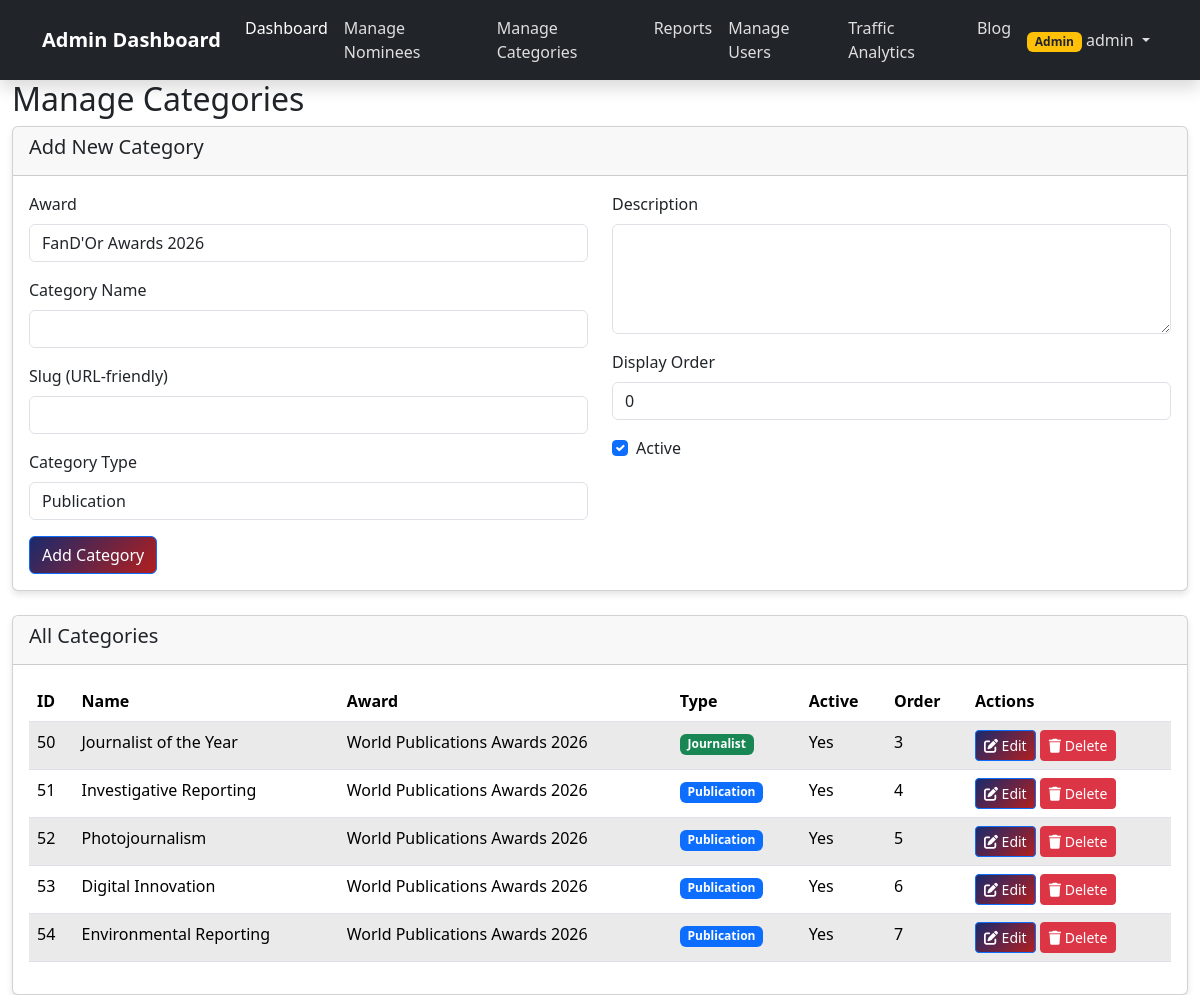
Screenshot of /admin/categories.php (signed in) with the database file from the repository.
### tables this page shows
CREATE TABLE `categories` (
  `id` int(10) UNSIGNED NOT NULL,
  `award_id` int(10) UNSIGNED NOT NULL,
  `name` varchar(255) NOT NULL,
  `slug` varchar(255) NOT NULL,
  `description` text DEFAULT NULL,
  `category_type` enum('publication','journalist','organization','special') DEFAULT 'publication',
  `is_active` tinyint(1) DEFAULT 1,
  `display_order` int(10) UNSIGNED DEFAULT 0,
  `created_at` timestamp NOT NULL DEFAULT current_timestamp(),
  `updated_at` timestamp NOT NULL DEFAULT current_timestamp() ON UPDATE current_timestamp()
);

CREATE TABLE `awards` (
  `id` int(10) UNSIGNED NOT NULL,
  `name` varchar(255) NOT NULL,
  `description` text DEFAULT NULL,
  `year` year(4) DEFAULT NULL,
  `is_active` tinyint(1) DEFAULT 1,
  `created_at` timestamp NOT NULL DEFAULT current_timestamp(),
  `updated_at` timestamp NOT NULL DEFAULT current_timestamp() ON UPDATE current_timestamp()
);

### admin/categories.php (the view, shortened to what this page needs)
<?php
include 'header.php';
$action = $_GET['action'] ?? '';
$categories_stmt = $pdo->query("
    SELECT c.*, a.name as award_name
    FROM categories c
    LEFT JOIN awards a ON c.award_id = a.id
    ORDER BY c.display_order, c.name
");
$categories = $categories_stmt->fetchAll(PDO::FETCH_ASSOC);
$awards_stmt = $pdo->query("SELECT id, name FROM awards ORDER BY name");
$awards = $awards_stmt->fetchAll(PDO::FETCH_ASSOC);
$edit_category = null;
?>
<!DOCTYPE html>
<html lang="en">
<head>
    <link href="https://cdn.jsdelivr.net/npm/bootstrap@5.3.2/dist/css/bootstrap.min.css" rel="stylesheet">
    <link href="https://cdnjs.cloudflare.com/ajax/libs/font-awesome/6.0.0/css/all.min.css" rel="stylesheet">
</head>
    <div class="container-fluid mt-4">
        <div class="row">
            <div class="col-md-12">
                <h2>Manage Categories</h2>
                <div class="card mb-4">
                    <div class="card-header">
                        <h5><?php echo $action === 'edit' && $edit_category ? 'Edit Category' : 'Add New Category'; ?></h5>
                    </div>
                    <div class="card-body">
                        <form method="POST" action="">
                            <div class="row">
                                <div class="col-md-6">
                                    <div class="mb-3">
                                        <label for="award_id" class="form-label">Award</label>
                                        <select name="award_id" id="award_id" class="form-control" required>
                                            <?php foreach ($awards as $award): ?>
                                                <option value="<?php echo $award['id']; ?>"
                                                    <?php echo ($edit_category && $edit_category['award_id'] == $award['id']) ? 'selected' : ''; ?>>
                                                    <?php echo htmlspecialchars($award['name']); ?>
                                                </option>
                                            <?php endforeach; ?>
                                        </select>
                                    </div>
                                    <div class="mb-3">
                                        <label for="name" class="form-label">Category Name</label>
                                        <input type="text" class="form-control" id="name" name="name"
                                               value="<?php echo $edit_category ? htmlspecialchars($edit_category['name']) : ''; ?>" required>
                                    </div>
                                    <div class="mb-3">
                                        <label for="slug" class="form-label">Slug (URL-friendly)</label>
                                        <input type="text" class="form-control" id="slug" name="slug"
                                               value="<?php echo $edit_category ? htmlspecialchars($edit_category['slug']) : ''; ?>" required>
                                    </div>
                                    <div class="mb-3">
                                        <label for="category_type" class="form-label">Category Type</label>
                                        <select name="category_type" id="category_type" class="form-control" required>
                                            <option value="publication" <?php echo ($edit_category && $edit_category['category_type'] === 'publication') ? 'selected' : ''; ?>>Publication</option>
                                        </select>
                                    </div>
                                </div>
                                <div class="col-md-6">
                                    <div class="mb-3">
                                        <label for="description" class="form-label">Description</label>
                                        <textarea class="form-control" id="description" name="description" rows="4"><?php echo $edit_category ? htmlspecialchars($edit_category['description']) : ''; ?></textarea>
                                    </div>
                                    <div class="mb-3">
                                        <label for="display_order" class="form-label">Display Order</label>
                                        <input type="number" class="form-control" id="display_order" name="display_order"
                                               value="<?php echo $edit_category ? $edit_category['display_order'] : '0'; ?>">
                                    </div>
                                    <div class="mb-3 form-check">
                                        <input type="checkbox" class="form-check-input" id="is_active" name="is_active"
                                               <?php echo (!$edit_category || $edit_category['is_active']) ? 'checked' : ''; ?>>
                                        <label class="form-check-label" for="is_active">Active</label>
                                    </div>
                                </div>
                            </div>
                            <button type="submit" name="<?php echo $action === 'edit' && $edit_category ? 'edit_category' : 'add_category'; ?>" class="btn btn-primary">
                                <?php echo $action === 'edit' && $edit_category ? 'Update Category' : 'Add Category'; ?>
                            </button>
                        </form>
                    </div>
                </div>
                <div class="card">
                    <div class="card-header">
                        <h5>All Categories</h5>
                    </div>
                    <div class="card-body">
                        <div class="table-responsive">
                            <table class="table table-striped">
                                <thead>
                                    <tr>
                                        <th>ID</th>
                                        <th>Name</th>
                                        <th>Award</th>
                                        <th>Type</th>
                                        <th>Active</th>
                                        <th>Order</th>
                                        <th>Actions</th>
                                    </tr>
                                </thead>
                                <tbody>
                                    <?php foreach ($categories as $category): ?>
                                        <tr>
                                            <td><?php echo $category['id']; ?></td>
                                            <td><?php echo htmlspecialchars($category['name']); ?></td>
                                            <td><?php echo htmlspecialchars($category['award_name'] ?? 'N/A'); ?></td>
                                            <td>
                                                <span class="badge bg-<?php echo $category['category_type'] === 'publication' ? 'primary' : ($category['category_type'] === 'journalist' ? 'success' : ($category['category_type'] === 'organization' ? 'info' : 'secondary')); ?>">
                                                    <?php echo ucfirst($category['category_type']); ?>
                                                </span>
                                            </td>
                                            <td><?php echo $category['is_active'] ? 'Yes' : 'No'; ?></td>
                                            <td><?php echo $category['display_order']; ?></td>
                                            <td>
                                                <a href="?action=edit&id=<?php echo $category['id']; ?>" class="btn btn-sm btn-primary">
                                                    <i class="fas fa-edit"></i> Edit
                                                </a>
                                                <form method="POST" action="" class="d-inline" onsubmit="return confirm('Are you sure you want to delete this category?');">
                                                    <button type="submit" name="delete_category" class="btn btn-sm btn-danger">
                                                        <i class="fas fa-trash"></i> Delete
                                                    </button>
                                                </form>
                                            </td>
                                        </tr>
                                    <?php endforeach; ?>
                                </tbody>
                            </table>
                        </div>
                    </div>
                </div>
            </div>
        </div>
    </div>
    <?php include 'footer.php'; ?>

### assets/css/custom.css (style rules this page uses)
body { font-family: 'Segoe UI', Tahoma, Geneva, Verdana, sans-serif; background-color: #f8f9fa; }
.card { border: none; border-radius: 10px; box-shadow: 0 4px 6px rgba(0, 0, 0, 0.1); transition: transform 0.3s ease, box-shadow 0.3s ease; }
.btn-primary { background: linear-gradient(135deg, #1a2a6c, #b21f1f); border: none; font-weight: 600; }
.table th { border-top: none; font-weight: 600; }
.table-striped > tbody > tr:nth-of-type(odd) > * { background-color: rgba(0, 0, 0, 0.03); }
.badge { font-weight: 500; }

### rows the page displays
categories: id "50", name "Journalist of the Year", award.name "World Publications Awards 2026", category_type "Journalist", is_active "Yes", display_order "3"
categories: id "51", name "Investigative Reporting", award.name "World Publications Awards 2026", category_type "Publication", is_active "Yes", display_order "4"
categories: id "52", name "Photojournalism", award.name "World Publications Awards 2026", category_type "Publication", is_active "Yes", display_order "5"
categories: id "53", name "Digital Innovation", award.name "World Publications Awards 2026", category_type "Publication", is_active "Yes", display_order "6"
categories: id "54", name "Environmental Reporting", award.name "World Publications Awards 2026", category_type "Publication", is_active "Yes", display_order "7"

### other values shown
$user_role "Admin"
$_SESSION['username'] "admin"
form field award_id "FanD'Or Awards 2026"
